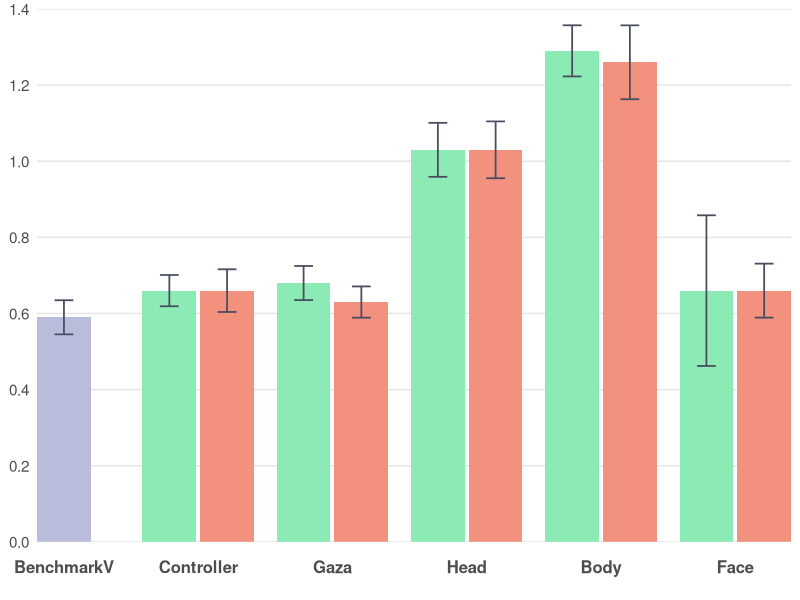
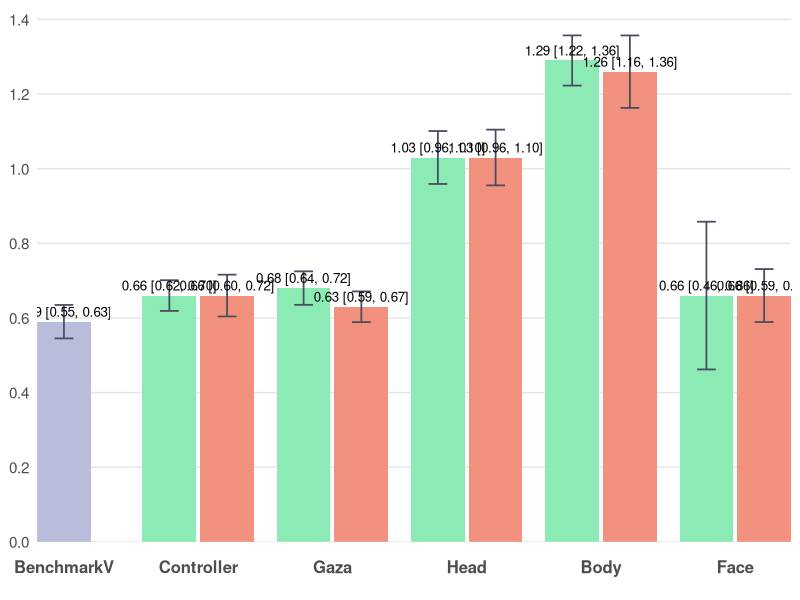

Write the R code that produced these figures, in order.
# ================= Packages =================
if (!require(ggplot2)) install.packages("ggplot2")
library(ggplot2)

# ================= Data =================
bench_mean <- 0.59; bench_sd <- 0.12

dat <- data.frame(
  Category = c("BenchmarkV",
               "Controller","Controller",
               "Gaza","Gaza",
               "Head","Head",
               "Body","Body",
               "Face","Face"),
  slot     = c("C",
               "L","R",
               "L","R",
               "L","R",
               "L","R",
               "L","R"),
  series   = c("BenchmarkV",
               "Easy","Hard",
               "Easy","Hard",
               "Easy","Hard",
               "Easy","Hard",
               "Easy","Hard"),
  mean     = c(bench_mean,
               0.66, 0.66,
               0.68, 0.63,
               1.03, 1.03,
               1.29, 1.26,
               0.66, 0.66),
  sd       = c(bench_sd,
               0.11, 0.15,
               0.12, 0.11,
               0.19, 0.20,
               0.18, 0.26,
               0.53, 0.19),
  stringsAsFactors = FALSE
)

# 固定横轴顺序
dat$Category <- factor(dat$Category,
  levels = c("BenchmarkV","Controller","Gaza","Head","Body","Face"))
dat$slot   <- factor(dat$slot, levels = c("L","C","R"))
dat$series <- factor(dat$series, levels = c("Easy","BenchmarkV","Hard"))

# ================= 手动定位（确保居中+相邻柱体有间距） =================
# 以每个类目的中心为整数(1,2,3,...)，在左右各偏移 delta；两柱宽度为 bar_w
group_w <- 0.8               # 每个类目总体占宽（<1 避免挤到相邻类目）
bar_w   <- group_w / 2       # 0.4  柱体宽度保持不变
delta   <- group_w / 4       # 0.2  基础偏移
gap     <- 0.03              # 相邻柱体间距（几个像素）

# 对于非BenchmarkV类别，L和R之间增加间距
offset_map <- c(L = -delta - gap/2, C = 0, R = +delta + gap/2)

x_base <- as.numeric(dat$Category)
dat$x  <- x_base + unname(offset_map[as.character(dat$slot)])

# ================= 配色方案 =================
col_easy  <- "#8CEAB4"      # Easy
col_hard  <- "#F1917E"      # Hard
col_bench <- "#B9BCDB"      # BenchmarkV

err_col   <- "#484D5F"

theme_base <- theme_minimal(base_size = 13) +
  theme(
    legend.position    = "none",
    panel.background   = element_rect(fill = "#FFFFFF", color = NA),  # 白底
    plot.background    = element_rect(fill = "#FFFFFF", color = NA),  # 白底
    panel.grid.major   = element_blank(),  # 去除所有网格线
    panel.grid.minor   = element_blank(),  # 去除所有网格线
    panel.grid.major.x = element_blank(),
    panel.grid.minor.x = element_blank(),
    panel.grid.major.y = element_blank(),
    panel.grid.minor.y = element_blank(),
    axis.ticks.x       = element_blank(),  # 去除x轴刻度线（底部灰色竖线）
    axis.ticks.y       = element_blank(),  # 去除y轴刻度线（左侧竖着的刻度线）
    axis.line.x        = element_blank(),  # 去除x轴线（底部灰色竖线）
    axis.line.y        = element_blank(),  # 去除y轴线（左侧竖线）
    axis.text.x        = element_text(size = 12, face = "bold", 
                                       margin = margin(t = 10, b = 10)),  # 底部文字距离坐标轴更远
    axis.text.y        = element_text(size = 11),
    axis.title         = element_blank()
  )

# y 轴：0-1.4 的坐标线
y_top    <- 1.4
y_breaks <- seq(0, 1.4, by = 0.2)

# x 轴：用数值坐标，刻度放在每个类目中心
x_breaks <- seq_along(levels(dat$Category))
x_labels <- levels(dat$Category)

# ================= 95% 置信区间计算 =================
n <- 30  # 样本量
df <- n - 1  # 自由度 = 29
t_critical <- qt(0.975, df)  # t分布临界值（95% CI，双尾）
# 计算95% CI的误差范围
dat$ci_margin <- t_critical * (dat$sd / sqrt(n))

# ================= 图1：不带标注 =================
p1 <- ggplot(dat, aes(x = x, y = mean, fill = series)) +
  # 手动添加 0-1.4 的水平坐标线
  geom_hline(yintercept = y_breaks, color = "#E5E5E5", linewidth = 0.5) +
  geom_col(width = bar_w, position = "identity", colour = NA) +
  geom_errorbar(aes(ymin = mean - ci_margin, ymax = mean + ci_margin),
                width = bar_w * 0.35, color = err_col, linewidth = 0.6,
                position = "identity") +
  scale_fill_manual(values = c(Easy = col_easy, BenchmarkV = col_bench, Hard = col_hard)) +
  scale_y_continuous(breaks = y_breaks, minor_breaks = NULL) +
  scale_x_continuous(breaks = x_breaks, labels = x_labels, expand = c(0, 0)) +
  coord_cartesian(ylim = c(0, y_top), expand = 0) +
  theme_base

# ================= 图2：带"均值 (95% CI)"标注 =================
lab_df <- transform(dat, label = sprintf("%.2f [%.2f, %.2f]", mean, 
                                          mean - ci_margin, mean + ci_margin))

p2 <- ggplot(dat, aes(x = x, y = mean, fill = series)) +
  # 手动添加 0-1.4 的水平坐标线
  geom_hline(yintercept = y_breaks, color = "#E5E5E5", linewidth = 0.5) +
  geom_col(width = bar_w, position = "identity", colour = NA) +
  geom_errorbar(aes(ymin = mean - ci_margin, ymax = mean + ci_margin),
                width = bar_w * 0.35, color = err_col, linewidth = 0.6,
                position = "identity") +
  geom_text(data = lab_df, aes(label = label),
            vjust = -0.5, size = 3.4, position = "identity") +
  scale_fill_manual(values = c(Easy = col_easy, BenchmarkV = col_bench, Hard = col_hard)) +
  scale_y_continuous(breaks = y_breaks, minor_breaks = NULL) +
  scale_x_continuous(breaks = x_breaks, labels = x_labels, expand = c(0, 0)) +
  coord_cartesian(ylim = c(0, y_top * 1.02), expand = 0) +
  theme_base

# 保存文件
ggsave("no_labels/DoA_no_labels.png", p1, width = 8, height = 4.2, dpi = 300, bg = "white")
ggsave("with_labels/DoA_with_labels.png", p2, width = 8, height = 4.6, dpi = 300, bg = "white")
